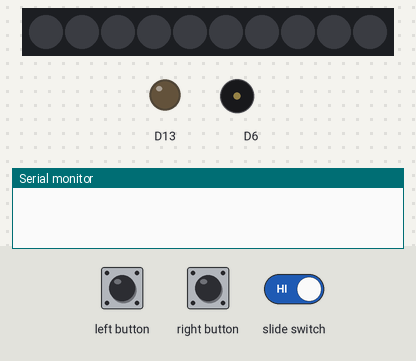
Bench run of a sketch on a simulated Adafruit Circuit Playground Express. Parts: 10 RGB LEDs in strip order, left to right, output pins drawn as LEDs (lit = HIGH), buzzer (waves = sounding), the last lines printed to the serial monitor. Inputs (shaded band) come from the test bench. Dim RGB values are drawn brighter than linear; random numbers use the default seed unless the sketch sets one.

Above: at 1.2 s.
1.3 s: left button pressed for 0.15 s
3.5 s: right button pressed for 0.15 s
5.1 s: slide switch set LOW
6.6 s: slide switch set HIGH
9.6 s: right button pressed for 1 s
At 11.9 s:
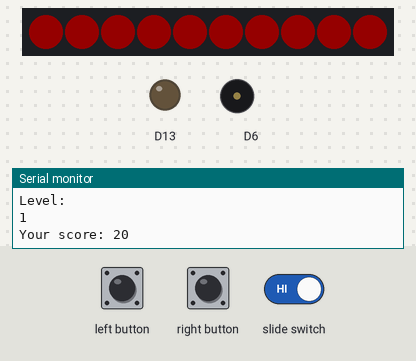
13.6 s: right button pressed for 3.2 s
At 14.4 s:
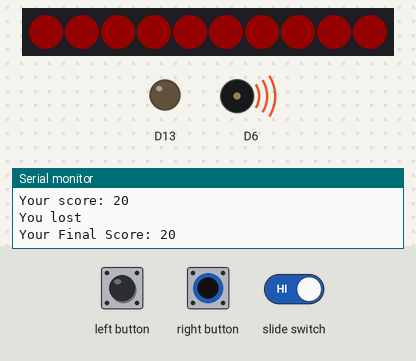
At 23.7 s:
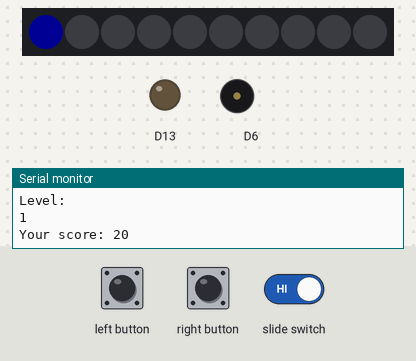
Timing chart, 0 to 25.2 s (numbered marks = the images above; inputs shaded):
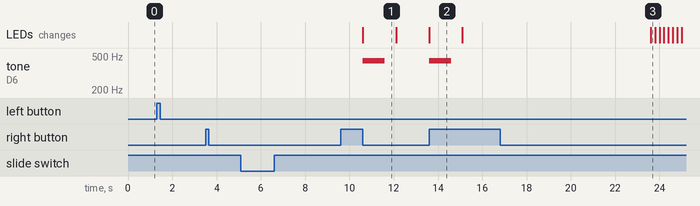

Measured:
- after the input at 13.6 s, tone on D6: silent → 440 Hz at once, → silent 1.0 s later
- what the display in image 1 shows lasts 1.5 s, from 10.6 s to 12.1 s

The sketch:

cyclone_game.ino
```cpp
#include <Adafruit_CircuitPlayground.h>
#include <AsyncDelay.h>
AsyncDelay delay_Cs;
AsyncDelay delay_5s;
AsyncDelay delay_1s;
bool sparkle = 0;
int LED = -1;
bool start = 0;
int slow = 500;
int time = 200;
int level = -1;
int Score = 0;
volatile const byte slideSwitch = 7;
volatile const byte Lbut = 4;
volatile const byte Rbut = 5;
bool Slowmoflag = 0;
bool clicking =0;
bool lost = 1;
bool Winner = 1;
bool countDown = 1;
int beepH = 440;
int beepC = 261;
bool winfuncflag = 0;
bool losefuncflag = 0;
bool sadflag = 0;
bool notlosing = 0;
bool done = 0;
int slowmoDelay[10] = {3000,2800,2600,2400,2200,2000,1800,1600,1400,1200};//array for the wait duration for the slow mo, in other words how long the slow-mo mode is active for.
int sloar[10]={600,550,500,450,400,350,300,250,200,150};//array for the slow-mo values
int timar[10]={200,190,180,170,160,150,140,130,120,110};// array for the normal run times
//int soundAry[5]={146.83,261.63,440,987.77,1760};
void setup() {
  // put your setup code here, to run once:
  CircuitPlayground.begin();
  Serial.begin(9600);
  attachInterrupt(digitalPinToInterrupt(slideSwitch), startstop, CHANGE);//creates the interupt for switch
  attachInterrupt(digitalPinToInterrupt(Lbut), SlowMo, RISING);
  attachInterrupt(digitalPinToInterrupt(Rbut), click, RISING);

}

void loop() {
  // put your main code here, to run repeatedly:
  if (delay_5s.isExpired() && Winner == 1){//Will print "get ready to play" after 5 seconds then waits an additonal second for the user to get ready. Probably will make these into their own function.
      delay(1000);
      Winner = 0;
      countDown = 1;
      sparkle = 0;
    }
  if (delay_5s.isExpired() && lost == 1){//Will print "get ready to play" after 5 seconds then waits an additonal second for the user to get ready.
    delay(1000);
    lost = 0;
    countDown = 1;
  }
  if (countDown == 1){
    Serial.println("Get Ready! LED to hit on is #7. ");
    for (int i = 3; i>0 && start == 1;i--){
      Serial.println(i);
      delay(1000);
      if (i==1){
        Serial.println("GO");
        Nextlevel();
      }
    }
    countDown = 0;
  }
  if (start == 1 && countDown == 0 && !lost && !Winner){//where the game actually is. it only plays when the switch is on, countdown is done and lost is false and winner is false.
    LED++;//selects the pixel linearly 1-10
    CircuitPlayground.setPixelColor(LED, 0, 0, 255);//LED color blue
    delay(time);//controls the speed of the game
    //Serial.println(time);//this is just for testing purposes
    CircuitPlayground.clearPixels();

    if (LED ==10){//resets the LED count to -1 so it can get all 10 LEDS
      LED = -1;
    }
    if (Slowmoflag == 1){//this is where the slowmo happens
      time = timar[level]+sloar[level];//choses normal time depending on level and choses slowmo time also depending on level and the sum of these values gets added to time
      if (delay_Cs.isExpired()){//Waits the certain time depending on level, to change the time back to what the normal time should be depending on the level
        time = timar[level];
        Slowmoflag = 0;
      }
    }
    int randNum = random(10);
    int randColor = random(150);
    for (int i = 0; i<=3 && sparkle == 1 && start == 1;i++){
      for (int i = 0; i<=9 && start == 1; i++){
        CircuitPlayground.setPixelColor(i,CircuitPlayground.colorWheel(randColor * 256/10));
        delay(50);
      }
      CircuitPlayground.clearPixels();
    }
  }
  if (sadflag == 1&& start == 1){
    CircuitPlayground.setPixelColor(0,255,0,0);
    CircuitPlayground.setPixelColor(1,255,0,0);
    CircuitPlayground.setPixelColor(2,255,0,0);
    CircuitPlayground.setPixelColor(3,255,0,0);
    CircuitPlayground.setPixelColor(4,255,0,0);
    CircuitPlayground.setPixelColor(5,255,0,0);
    CircuitPlayground.setPixelColor(6,255,0,0);
    CircuitPlayground.setPixelColor(7,255,0,0);
    CircuitPlayground.setPixelColor(8,255,0,0);
    CircuitPlayground.setPixelColor(9,255,0,0);
    CircuitPlayground.setPixelColor(10,255,0,0);
    CircuitPlayground.playTone(beepH,1000);
    delay(500);
    CircuitPlayground.clearPixels();
    delay(500);
    sadflag = 0;
  }
  clicking = 0;
  //notlosing = 0;
  if (done == 1 && delay_1s.isExpired()){

    notlosing = 0;
    done = 0;
  }
}

void startstop(){//starts the game when the switch is to the left and turns off when the switch is to the right
  CircuitPlayground.clearPixels();
  start = CircuitPlayground.slideSwitch();
  if (start == 1){
    countDown = 1;
    Serial.println("Game on");
    lost = 0;
    Winner = 0;
  }else if(start == 0){
    Serial.println("Game off");
    CircuitPlayground.clearPixels();
    level = -1;
    slow = 500;
    time = 200;
    Score = 0;
    lost = 1;
    Winner = 1;
  }
}
void SlowMo(){//left button interrupt which is the slow-mo button
  Serial.println("slowmo");
  Slowmoflag = 1;
  delay_Cs.start(slowmoDelay[level], AsyncDelay::MILLIS); // makes the timer cout up by 1 second
}
void click(){// right button interrupt and is where we detect if they click on the currect LED
 if (!clicking){
  clicking = 1;
  if (clicking == 1 && LED == 7){//only changes level when they have clicked on the correct LED which is the seventh LED
    //CircuitPlayground.clearPixels();
    CircuitPlayground.playTone(beepC,1000);
    Serial.println("Good hit!!");
    Nextlevel();
    delay_1s.start(1000, AsyncDelay::MILLIS);
    notlosing = 1;
  }else if(clicking == 1 && notlosing == 0){// if they miss it calls the lose function
    Lose();
  }
 }
}
void Nextlevel(){// determines the Level
  CircuitPlayground.clearPixels();
  Serial.println("Level: ");
  Serial.println(level+2);
  delay(1000);
  level = level + 1;//increases the level by one when the games first starts and when the get a correct hit.
  LED = -1;
  done = 1;
  Scoreboard();//calls score function
  time = timar[level]; //makes sure the correct game speed is set.
  if (level == 9){//When the user hits level 10 calls the win function
    colorFirework();
    win();
    reset();
  }
}
void Scoreboard(){//adds and prints the suers current score
  Score = Score + 20;
  Serial.print("Your score: ");
  Serial.println(Score);
}
void Lose(){
  CircuitPlayground.clearPixels();
  //CircuitPlayground.playTone(beepH,1000);
  Serial.println("You lost");
  lost = 1;//sets the lost flag to true, pausing the game
  Serial.print("Your Final Score: ");
  Serial.println(Score);
  sadflag = 1;
  sad(); //this is going to play the sad tone and turn the LEDs to a sad color
  delay_5s.start(5000, AsyncDelay::MILLIS);// starts the 5 second timer
  losefuncflag = 1;
  reset();
}
void win(){
  Serial.println("YAY you won!!");
  colorFirework(); //this is going to be the celebreation lights and happy sound
  delay_5s.start(5000, AsyncDelay::MILLIS);//starts the 5 sec timer
  winfuncflag = 1;
  Winner = 1;

}
void colorFirework(){
  sparkle = 1;
}
void sad(){
  sadflag = 1;
}
void reset(){
  if (winfuncflag == 1 && start == 1){
    level = -1;
    Score = 0;
    winfuncflag = 0;
  }
  else if (losefuncflag == 1 && start == 1){
    Score = 0;
    level = -1;
    losefuncflag = 0;
  }
}
```
